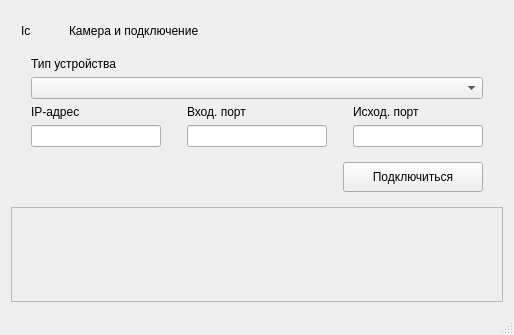
<?xml version="1.0" encoding="UTF-8"?>
<ui version="4.0">
 <class>MainWindow</class>
 <widget class="QMainWindow" name="MainWindow">
  <property name="geometry">
   <rect>
    <x>0</x>
    <y>0</y>
    <width>514</width>
    <height>335</height>
   </rect>
  </property>
  <property name="windowTitle">
   <string>MainWindow</string>
  </property>
  <widget class="QWidget" name="centralWidget">
   <layout class="QVBoxLayout" name="verticalLayout">
    <item>
     <layout class="QHBoxLayout" name="horizontalLayout_head" stretch="0,0,1,0,0,0">
      <item>
       <spacer name="horizontalSpacer_7">
        <property name="orientation">
         <enum>Qt::Horizontal</enum>
        </property>
        <property name="sizeType">
         <enum>QSizePolicy::Fixed</enum>
        </property>
        <property name="sizeHint" stdset="0">
         <size>
          <width>10</width>
          <height>20</height>
         </size>
        </property>
       </spacer>
      </item>
      <item>
       <widget class="QLabel" name="label_headIcon">
        <property name="sizePolicy">
         <sizepolicy hsizetype="Minimum" vsizetype="Minimum">
          <horstretch>0</horstretch>
          <verstretch>0</verstretch>
         </sizepolicy>
        </property>
        <property name="maximumSize">
         <size>
          <width>32</width>
          <height>32</height>
         </size>
        </property>
        <property name="text">
         <string>Ic</string>
        </property>
       </widget>
      </item>
      <item>
       <spacer name="horizontalSpacer_2">
        <property name="orientation">
         <enum>Qt::Horizontal</enum>
        </property>
        <property name="sizeType">
         <enum>QSizePolicy::Fixed</enum>
        </property>
        <property name="sizeHint" stdset="0">
         <size>
          <width>10</width>
          <height>20</height>
         </size>
        </property>
       </spacer>
      </item>
      <item>
       <widget class="QLabel" name="label_headText">
        <property name="text">
         <string>Камера и подключение</string>
        </property>
       </widget>
      </item>
      <item>
       <spacer name="verticalSpacer">
        <property name="orientation">
         <enum>Qt::Vertical</enum>
        </property>
        <property name="sizeType">
         <enum>QSizePolicy::Fixed</enum>
        </property>
        <property name="sizeHint" stdset="0">
         <size>
          <width>20</width>
          <height>40</height>
         </size>
        </property>
       </spacer>
      </item>
      <item>
       <spacer name="horizontalSpacer_8">
        <property name="orientation">
         <enum>Qt::Horizontal</enum>
        </property>
        <property name="sizeType">
         <enum>QSizePolicy::Fixed</enum>
        </property>
        <property name="sizeHint" stdset="0">
         <size>
          <width>20</width>
          <height>20</height>
         </size>
        </property>
       </spacer>
      </item>
     </layout>
    </item>
    <item>
     <layout class="QGridLayout" name="gridLayout_frame">
      <item row="0" column="1">
       <layout class="QVBoxLayout" name="verticalLayout_deviceType">
        <item>
         <widget class="QLabel" name="label_deviceType">
          <property name="sizePolicy">
           <sizepolicy hsizetype="Fixed" vsizetype="Preferred">
            <horstretch>0</horstretch>
            <verstretch>0</verstretch>
           </sizepolicy>
          </property>
          <property name="minimumSize">
           <size>
            <width>110</width>
            <height>0</height>
           </size>
          </property>
          <property name="maximumSize">
           <size>
            <width>300</width>
            <height>16777215</height>
           </size>
          </property>
          <property name="text">
           <string>Тип устройства</string>
          </property>
         </widget>
        </item>
        <item>
         <widget class="QComboBox" name="comboBox_TypeSelect">
          <property name="minimumSize">
           <size>
            <width>150</width>
            <height>0</height>
           </size>
          </property>
         </widget>
        </item>
       </layout>
      </item>
      <item row="1" column="1">
       <layout class="QHBoxLayout" name="horizontalLayout_inputs">
        <item>
         <layout class="QVBoxLayout" name="verticalLayout_2">
          <item>
           <widget class="QLabel" name="label_ip">
            <property name="sizePolicy">
             <sizepolicy hsizetype="Fixed" vsizetype="Fixed">
              <horstretch>70</horstretch>
              <verstretch>0</verstretch>
             </sizepolicy>
            </property>
            <property name="minimumSize">
             <size>
              <width>110</width>
              <height>0</height>
             </size>
            </property>
            <property name="maximumSize">
             <size>
              <width>300</width>
              <height>16777215</height>
             </size>
            </property>
            <property name="text">
             <string>IP-адрес</string>
            </property>
           </widget>
          </item>
          <item>
           <widget class="QLineEdit" name="lineEdit_ip">
            <property name="sizePolicy">
             <sizepolicy hsizetype="Expanding" vsizetype="Fixed">
              <horstretch>120</horstretch>
              <verstretch>0</verstretch>
             </sizepolicy>
            </property>
            <property name="minimumSize">
             <size>
              <width>130</width>
              <height>0</height>
             </size>
            </property>
            <property name="maximumSize">
             <size>
              <width>130</width>
              <height>16777215</height>
             </size>
            </property>
            <property name="alignment">
             <set>Qt::AlignRight|Qt::AlignTrailing|Qt::AlignVCenter</set>
            </property>
           </widget>
          </item>
         </layout>
        </item>
        <item>
         <spacer name="horizontalSpacer_3">
          <property name="orientation">
           <enum>Qt::Horizontal</enum>
          </property>
          <property name="sizeType">
           <enum>QSizePolicy::Expanding</enum>
          </property>
          <property name="sizeHint" stdset="0">
           <size>
            <width>40</width>
            <height>20</height>
           </size>
          </property>
         </spacer>
        </item>
        <item>
         <layout class="QVBoxLayout" name="verticalLayout_4">
          <item>
           <widget class="QLabel" name="label_inputPort">
            <property name="sizePolicy">
             <sizepolicy hsizetype="Fixed" vsizetype="Fixed">
              <horstretch>70</horstretch>
              <verstretch>0</verstretch>
             </sizepolicy>
            </property>
            <property name="minimumSize">
             <size>
              <width>110</width>
              <height>0</height>
             </size>
            </property>
            <property name="maximumSize">
             <size>
              <width>300</width>
              <height>16777215</height>
             </size>
            </property>
            <property name="text">
             <string>Вход. порт</string>
            </property>
           </widget>
          </item>
          <item>
           <widget class="QLineEdit" name="lineEdit_InputPort">
            <property name="sizePolicy">
             <sizepolicy hsizetype="Expanding" vsizetype="Fixed">
              <horstretch>110</horstretch>
              <verstretch>0</verstretch>
             </sizepolicy>
            </property>
            <property name="minimumSize">
             <size>
              <width>140</width>
              <height>0</height>
             </size>
            </property>
            <property name="maximumSize">
             <size>
              <width>140</width>
              <height>16777215</height>
             </size>
            </property>
            <property name="alignment">
             <set>Qt::AlignRight|Qt::AlignTrailing|Qt::AlignVCenter</set>
            </property>
           </widget>
          </item>
         </layout>
        </item>
        <item>
         <spacer name="horizontalSpacer_4">
          <property name="orientation">
           <enum>Qt::Horizontal</enum>
          </property>
          <property name="sizeType">
           <enum>QSizePolicy::Expanding</enum>
          </property>
          <property name="sizeHint" stdset="0">
           <size>
            <width>40</width>
            <height>20</height>
           </size>
          </property>
         </spacer>
        </item>
        <item>
         <layout class="QVBoxLayout" name="verticalLayout_3">
          <item>
           <widget class="QLabel" name="label_outputPort">
            <property name="sizePolicy">
             <sizepolicy hsizetype="Fixed" vsizetype="Fixed">
              <horstretch>110</horstretch>
              <verstretch>0</verstretch>
             </sizepolicy>
            </property>
            <property name="minimumSize">
             <size>
              <width>110</width>
              <height>0</height>
             </size>
            </property>
            <property name="maximumSize">
             <size>
              <width>300</width>
              <height>16777215</height>
             </size>
            </property>
            <property name="text">
             <string>Исход. порт</string>
            </property>
           </widget>
          </item>
          <item>
           <widget class="QLineEdit" name="lineEdit_OutputPort">
            <property name="sizePolicy">
             <sizepolicy hsizetype="Expanding" vsizetype="Fixed">
              <horstretch>120</horstretch>
              <verstretch>0</verstretch>
             </sizepolicy>
            </property>
            <property name="minimumSize">
             <size>
              <width>130</width>
              <height>0</height>
             </size>
            </property>
            <property name="maximumSize">
             <size>
              <width>130</width>
              <height>16777215</height>
             </size>
            </property>
            <property name="alignment">
             <set>Qt::AlignRight|Qt::AlignTrailing|Qt::AlignVCenter</set>
            </property>
           </widget>
          </item>
         </layout>
        </item>
       </layout>
      </item>
      <item row="1" column="2">
       <spacer name="horizontalSpacer_5">
        <property name="orientation">
         <enum>Qt::Horizontal</enum>
        </property>
        <property name="sizeType">
         <enum>QSizePolicy::Fixed</enum>
        </property>
        <property name="sizeHint" stdset="0">
         <size>
          <width>20</width>
          <height>20</height>
         </size>
        </property>
       </spacer>
      </item>
      <item row="2" column="1">
       <layout class="QHBoxLayout" name="horizontalLayout_buttonConnect">
        <item>
         <spacer name="horizontalSpacer">
          <property name="orientation">
           <enum>Qt::Horizontal</enum>
          </property>
          <property name="sizeHint" stdset="0">
           <size>
            <width>788</width>
            <height>48</height>
           </size>
          </property>
         </spacer>
        </item>
        <item>
         <widget class="QPushButton" name="pushButton_Connect">
          <property name="sizePolicy">
           <sizepolicy hsizetype="Fixed" vsizetype="Fixed">
            <horstretch>30</horstretch>
            <verstretch>0</verstretch>
           </sizepolicy>
          </property>
          <property name="minimumSize">
           <size>
            <width>140</width>
            <height>30</height>
           </size>
          </property>
          <property name="maximumSize">
           <size>
            <width>150</width>
            <height>16777215</height>
           </size>
          </property>
          <property name="text">
           <string>Подключиться</string>
          </property>
         </widget>
        </item>
       </layout>
      </item>
      <item row="1" column="0">
       <spacer name="horizontalSpacer_6">
        <property name="orientation">
         <enum>Qt::Horizontal</enum>
        </property>
        <property name="sizeType">
         <enum>QSizePolicy::Fixed</enum>
        </property>
        <property name="sizeHint" stdset="0">
         <size>
          <width>20</width>
          <height>20</height>
         </size>
        </property>
       </spacer>
      </item>
     </layout>
    </item>
    <item>
     <widget class="QFrame" name="frame_border">
      <property name="frameShape">
       <enum>QFrame::StyledPanel</enum>
      </property>
      <property name="frameShadow">
       <enum>QFrame::Plain</enum>
      </property>
     </widget>
    </item>
   </layout>
  </widget>
  <widget class="QStatusBar" name="statusBar"/>
 </widget>
 <layoutdefault spacing="6" margin="11"/>
 <resources/>
 <connections/>
</ui>
